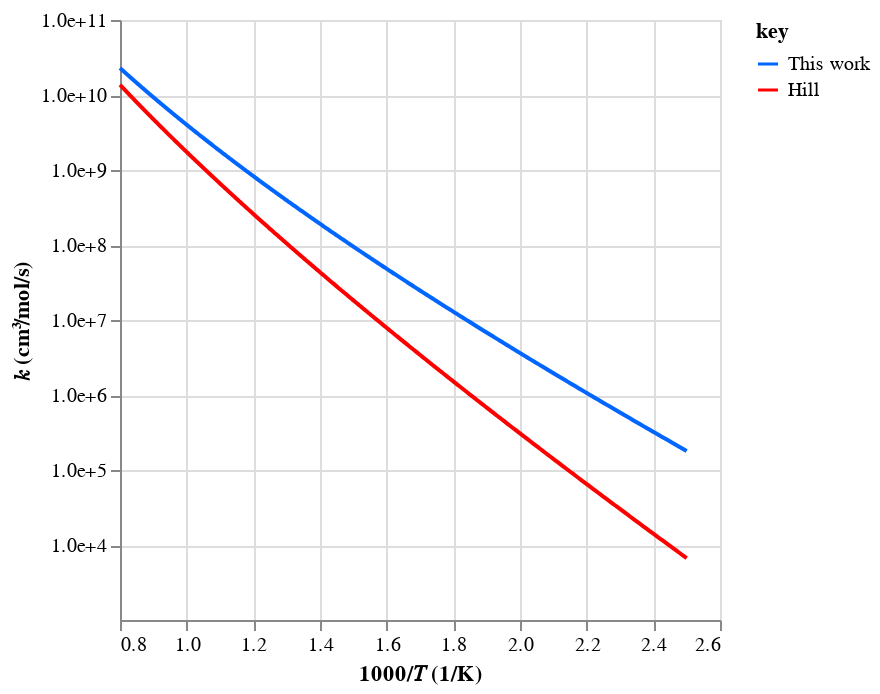
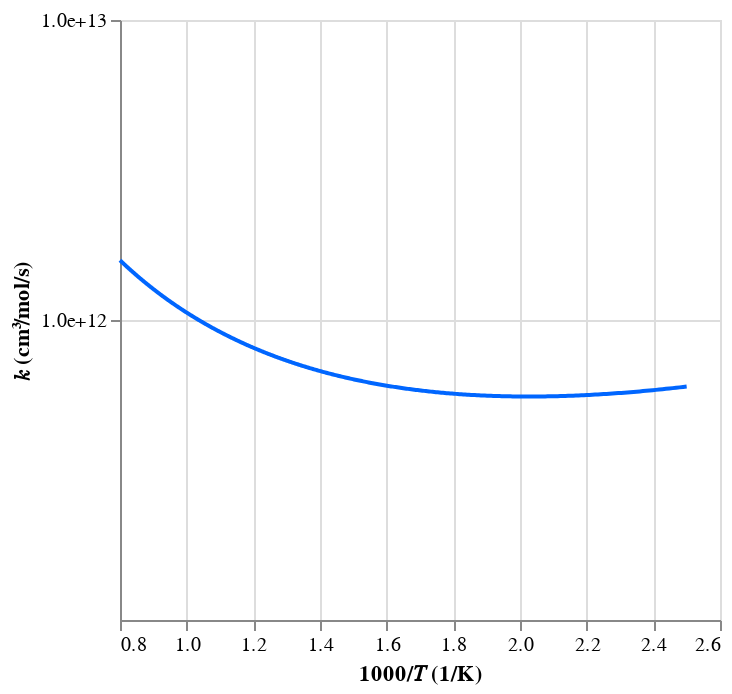
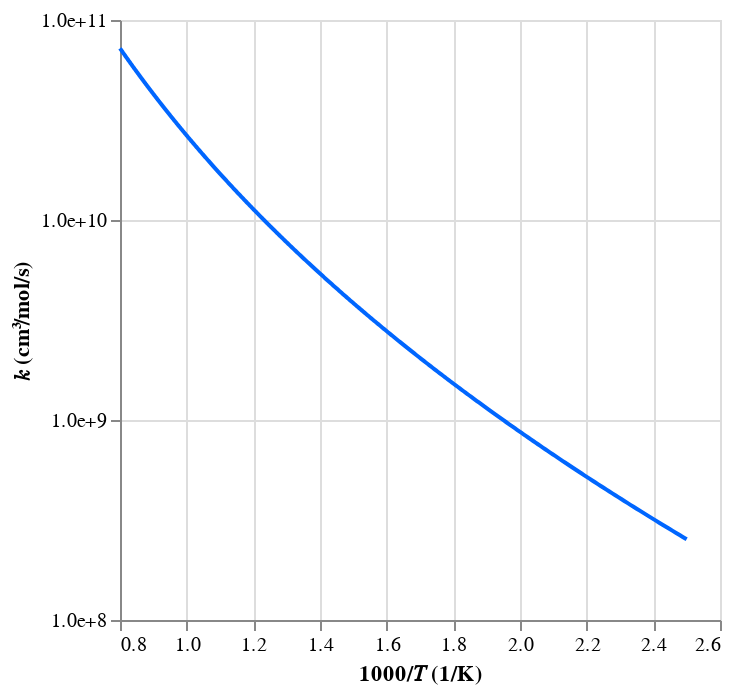

These figures' notebook cell, in order:
### Code cell
# Check rates
workflow.plot_rates(tag=tag, root_path=root_path)

### Figure 1 — Vega-Lite specification as saved in the notebook (floating-point values rounded to 4 significant figures; data arrays with more than 128 entries replaced by an {"elided": "..."} marker saying what was removed)
{"config": {"view": {"continuousWidth": 300, "continuousHeight": 300}}, "data": {"name": "data-6b293c7bdabbd8039c2194ce42087a2f"}, "mark": {"type": "line"}, "encoding": {"color": {"field": "key", "scale": {"domain": ["This work", "Hill"], "range": ["#0066ff", "#ff0000"]}, "type": "nominal"}, "x": {"field": "x", "title": "1000/𝑇 (1/K)", "type": "quantitative"}, "y": {"axis": {"format": ".1e", "values": [10000, 100000, 1000000, 10000000, 100000000, 1000000000, 10000000000, 100000000000]}, "field": "value", "scale": {"type": "log"}, "title": "𝑘 (cm³/mol/s)", "type": "quantitative"}}, "transform": [{"fold": ["This work", "Hill"]}], "$schema": "https://vega.github.io/schema/vega-lite/v5.20.1.json", "datasets": {"data-6b293c7bdabbd8039c2194ce42087a2f": {"elided": "500 records"}}}

### Figure 2 — Vega-Lite specification as saved in the notebook (floating-point values rounded to 4 significant figures; data arrays with more than 128 entries replaced by an {"elided": "..."} marker saying what was removed)
{"config": {"view": {"continuousWidth": 300, "continuousHeight": 300}}, "data": {"name": "data-75f43c1af5ed354ad9318b893c07641b"}, "mark": {"type": "line"}, "encoding": {"color": {"value": "#0066ff"}, "x": {"field": "x", "title": "1000/𝑇 (1/K)", "type": "quantitative"}, "y": {"axis": {"format": ".1e", "values": [1000000000000, 10000000000000]}, "field": "value", "scale": {"type": "log"}, "title": "𝑘 (cm³/mol/s)", "type": "quantitative"}}, "transform": [{"fold": ["This work"]}], "$schema": "https://vega.github.io/schema/vega-lite/v5.20.1.json", "datasets": {"data-75f43c1af5ed354ad9318b893c07641b": {"elided": "500 records"}}}

### Figure 3 — Vega-Lite specification as saved in the notebook (floating-point values rounded to 4 significant figures; data arrays with more than 128 entries replaced by an {"elided": "..."} marker saying what was removed)
{"config": {"view": {"continuousWidth": 300, "continuousHeight": 300}}, "data": {"name": "data-31ffa12133ee3ee535a8540be061d9a8"}, "mark": {"type": "line"}, "encoding": {"color": {"value": "#0066ff"}, "x": {"field": "x", "title": "1000/𝑇 (1/K)", "type": "quantitative"}, "y": {"axis": {"format": ".1e", "values": [100000000, 1000000000, 10000000000, 100000000000, 1000000000000]}, "field": "value", "scale": {"type": "log"}, "title": "𝑘 (cm³/mol/s)", "type": "quantitative"}}, "transform": [{"fold": ["This work"]}], "$schema": "https://vega.github.io/schema/vega-lite/v5.20.1.json", "datasets": {"data-31ffa12133ee3ee535a8540be061d9a8": {"elided": "500 records"}}}
